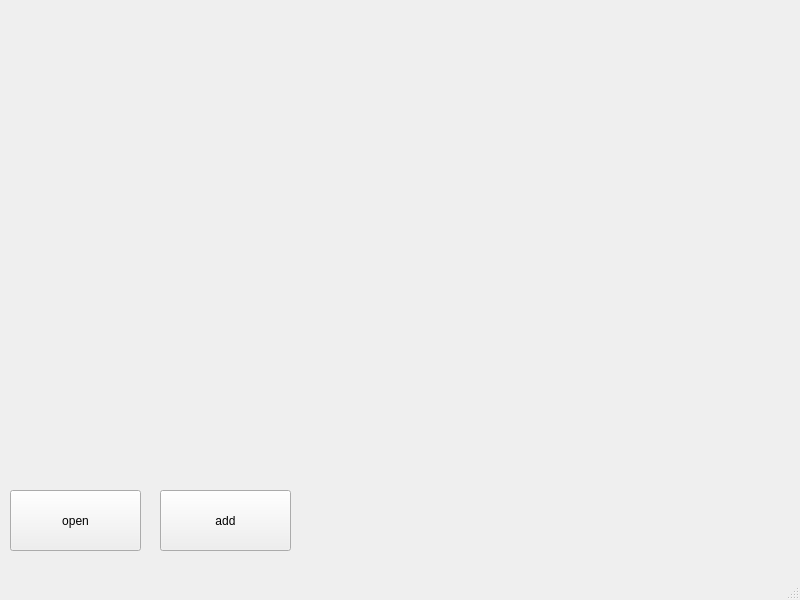
<?xml version="1.0" encoding="UTF-8"?>
<ui version="4.0">
 <class>MainWindow</class>
 <widget class="QMainWindow" name="MainWindow">
  <property name="geometry">
   <rect>
    <x>0</x>
    <y>0</y>
    <width>800</width>
    <height>600</height>
   </rect>
  </property>
  <property name="windowTitle">
   <string>MainWindow</string>
  </property>
  <widget class="QWidget" name="centralwidget">
   <widget class="QPushButton" name="open_explorer">
    <property name="geometry">
     <rect>
      <x>10</x>
      <y>490</y>
      <width>131</width>
      <height>61</height>
     </rect>
    </property>
    <property name="text">
     <string>open</string>
    </property>
   </widget>
   <widget class="QLabel" name="label">
    <property name="geometry">
     <rect>
      <x>70</x>
      <y>20</y>
      <width>691</width>
      <height>71</height>
     </rect>
    </property>
    <property name="text">
     <string/>
    </property>
   </widget>
   <widget class="QPushButton" name="add_data">
    <property name="geometry">
     <rect>
      <x>160</x>
      <y>490</y>
      <width>131</width>
      <height>61</height>
     </rect>
    </property>
    <property name="text">
     <string>add</string>
    </property>
   </widget>
   <widget class="QLabel" name="image_label">
    <property name="geometry">
     <rect>
      <x>140</x>
      <y>100</y>
      <width>551</width>
      <height>361</height>
     </rect>
    </property>
    <property name="text">
     <string/>
    </property>
   </widget>
  </widget>
  <widget class="QMenuBar" name="menubar">
   <property name="geometry">
    <rect>
     <x>0</x>
     <y>0</y>
     <width>800</width>
     <height>21</height>
    </rect>
   </property>
  </widget>
  <widget class="QStatusBar" name="statusbar"/>
 </widget>
 <resources/>
 <connections/>
</ui>
